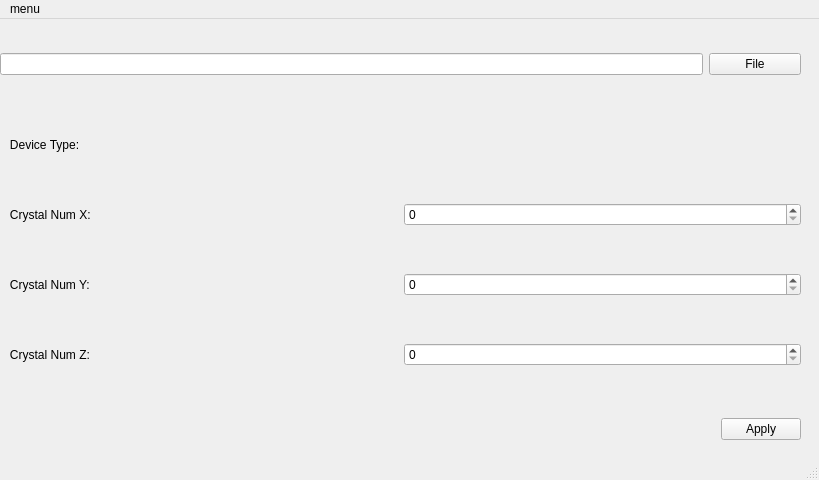
<?xml version="1.0" encoding="UTF-8"?>
<ui version="4.0">
 <class>MainWindow</class>
 <widget class="QMainWindow" name="MainWindow">
  <property name="geometry">
   <rect>
    <x>0</x>
    <y>0</y>
    <width>819</width>
    <height>480</height>
   </rect>
  </property>
  <property name="windowTitle">
   <string>MainWindow</string>
  </property>
  <widget class="QWidget" name="centralwidget">
   <widget class="QWidget" name="horizontalLayoutWidget">
    <property name="geometry">
     <rect>
      <x>0</x>
      <y>10</y>
      <width>801</width>
      <height>71</height>
     </rect>
    </property>
    <layout class="QHBoxLayout" name="horizontalLayout_1">
     <item>
      <widget class="QLineEdit" name="lineEdit">
       <property name="text">
        <string/>
       </property>
      </widget>
     </item>
     <item>
      <widget class="QPushButton" name="fileButton">
       <property name="minimumSize">
        <size>
         <width>92</width>
         <height>0</height>
        </size>
       </property>
       <property name="text">
        <string>File</string>
       </property>
      </widget>
     </item>
    </layout>
   </widget>
   <widget class="QWidget" name="horizontalLayoutWidget_2">
    <property name="geometry">
     <rect>
      <x>0</x>
      <y>100</y>
      <width>801</width>
      <height>51</height>
     </rect>
    </property>
    <layout class="QHBoxLayout" name="horizontalLayout_Device">
     <item>
      <widget class="QLabel" name="label_2">
       <property name="text">
        <string>   Device Type: </string>
       </property>
      </widget>
     </item>
    </layout>
   </widget>
   <widget class="QWidget" name="horizontalLayoutWidget_3">
    <property name="geometry">
     <rect>
      <x>0</x>
      <y>170</y>
      <width>801</width>
      <height>51</height>
     </rect>
    </property>
    <layout class="QHBoxLayout" name="horizontalLayout_Num_X">
     <item>
      <widget class="QLabel" name="label_3">
       <property name="text">
        <string>   Crystal Num X:</string>
       </property>
      </widget>
     </item>
     <item>
      <widget class="QSpinBox" name="spinBox_Num_X">
       <property name="maximum">
        <number>9999</number>
       </property>
      </widget>
     </item>
    </layout>
   </widget>
   <widget class="QWidget" name="horizontalLayoutWidget_4">
    <property name="geometry">
     <rect>
      <x>0</x>
      <y>240</y>
      <width>801</width>
      <height>51</height>
     </rect>
    </property>
    <layout class="QHBoxLayout" name="horizontalLayout_Num_Y">
     <item>
      <widget class="QLabel" name="label_4">
       <property name="text">
        <string>   Crystal Num Y:</string>
       </property>
      </widget>
     </item>
     <item>
      <widget class="QSpinBox" name="spinBox_Num_Y">
       <property name="maximum">
        <number>9999</number>
       </property>
      </widget>
     </item>
    </layout>
   </widget>
   <widget class="QWidget" name="horizontalLayoutWidget_5">
    <property name="geometry">
     <rect>
      <x>0</x>
      <y>310</y>
      <width>801</width>
      <height>51</height>
     </rect>
    </property>
    <layout class="QHBoxLayout" name="horizontalLayout_Num_Z">
     <item>
      <widget class="QLabel" name="label_5">
       <property name="text">
        <string>   Crystal Num Z:</string>
       </property>
      </widget>
     </item>
     <item>
      <widget class="QSpinBox" name="spinBox_Num_Z">
       <property name="maximum">
        <number>9999</number>
       </property>
      </widget>
     </item>
    </layout>
   </widget>
   <widget class="QWidget" name="horizontalLayoutWidget_6">
    <property name="geometry">
     <rect>
      <x>0</x>
      <y>380</y>
      <width>801</width>
      <height>61</height>
     </rect>
    </property>
    <layout class="QHBoxLayout" name="horizontalLayout">
     <item>
      <spacer name="horizontalSpacer">
       <property name="orientation">
        <enum>Qt::Horizontal</enum>
       </property>
       <property name="sizeHint" stdset="0">
        <size>
         <width>40</width>
         <height>20</height>
        </size>
       </property>
      </spacer>
     </item>
     <item>
      <widget class="QPushButton" name="applyButton">
       <property name="text">
        <string>Apply</string>
       </property>
      </widget>
     </item>
    </layout>
   </widget>
  </widget>
  <widget class="QStatusBar" name="statusbar"/>
  <widget class="QMenuBar" name="menubar">
   <property name="geometry">
    <rect>
     <x>0</x>
     <y>0</y>
     <width>819</width>
     <height>26</height>
    </rect>
   </property>
   <widget class="QMenu" name="menuDevice">
    <property name="title">
     <string>menu</string>
    </property>
   </widget>
   <addaction name="menuDevice"/>
  </widget>
 </widget>
 <resources/>
 <connections/>
</ui>
